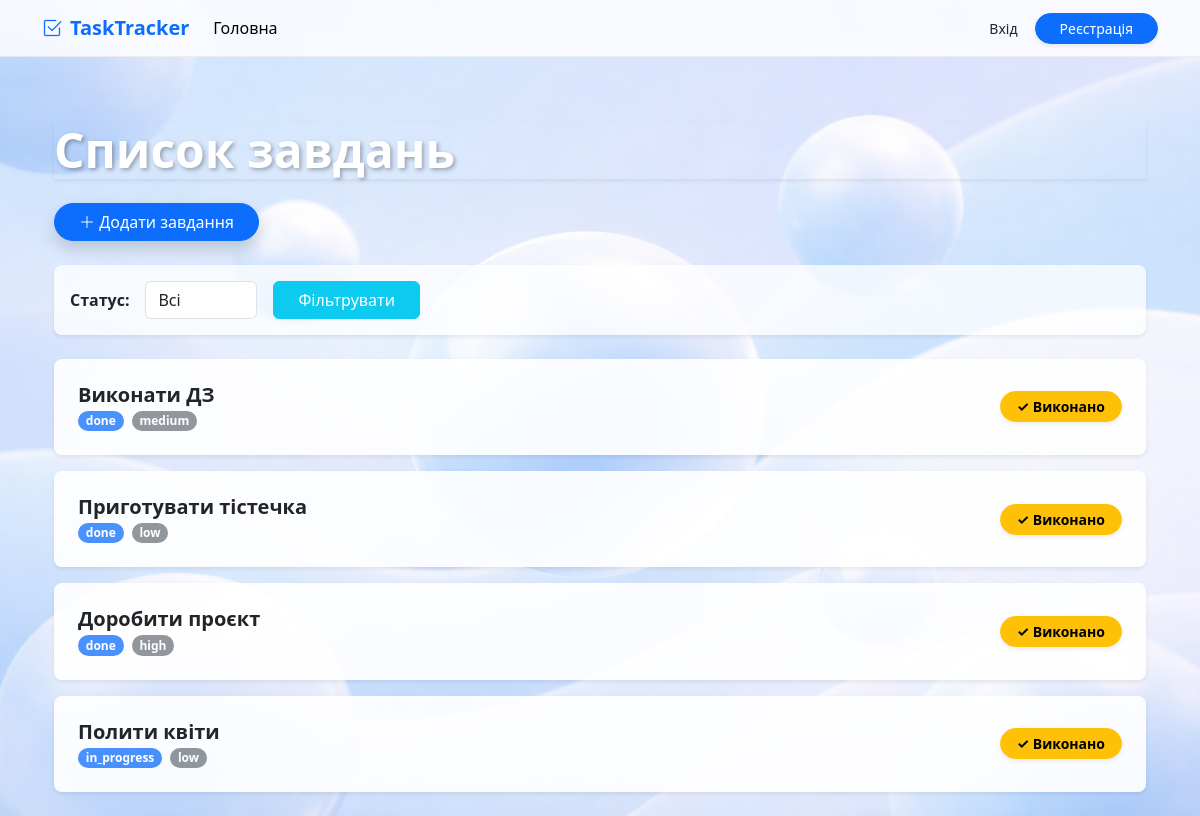
The page / on the database its author committed.
### tasks/models.py (models this page shows, shortened)
class Task(models.Model):
    STATUS_CHOICES = [
        ("todo", "To Do"),
        ("in_progress", "In Progress"),
        ("done", "Done"),
    ]
    PRIORITY_CHOICES = [
        ("low", "Low"),
        ("medium", "Medium"),
        ("high", "High"),
    ]
    title = models.CharField(max_length=256)
    description = models.TextField()
    status = models.CharField(max_length=20, choices=STATUS_CHOICES, default="todo")
    priority = models.CharField(max_length=20, choices=PRIORITY_CHOICES, default="medium")
    due_date = models.DateField(null=True, blank=True)
    creator = models.ForeignKey(User, on_delete=models.CASCADE, related_name="tasks")

### tasks/views.py (the view)
# urls.py: path("", TaskListView.as_view(), name="task-list"),
class TaskListView(ListView):
    model = models.Task
    context_object_name = "tasks"
    template_name = "tasks/tasks_list.html"
    def get_queryset(self):
        queryset = super().get_queryset()
        status = self.request.GET.get("status", "")
        if status:
            queryset = queryset.filter(status=status)
        return queryset
    def get_context_data(self, **kwargs):
        context = super().get_context_data(**kwargs)
        context["form"]=TaskFilterForm(self.request.GET)
        return context

### tasks/forms.py
class TaskFilterForm(forms.Form):
    STATUS_CHOICES = [
        ("", "Всі"),
        ("todo", "To Do"),
        ("in_progress", "In Progress"),
        ("done", "Done"),
    ]
    status = forms.ChoiceField(choices=STATUS_CHOICES, required=False, label="Статус")
    def __init__(self, *args, **kwargs):
        super(TaskFilterForm, self).__init__(*args, **kwargs)
        self.fields["status"].widget.attrs.update({"class": "form-control"})

### templates/tasks/task_list.html (shortened to what this page needs)
{% extends 'base.html' %}
{% block content %}
<div class="container mt-4">
    <div class="py-3">
        <h2 class="display-5 fw-bold text-white shadow-sm" style="text-shadow: 2px 2px 4px rgba(0,0,0,0.3);">
            Список завдань
        </h2>
    </div>
    <div class="d-flex justify-content-between align-items-center mb-4">
        <a href="{% url 'tasks:task-create'%}" class="btn btn-primary rounded-pill px-4 shadow">
            <i class="bi bi-plus-lg"></i> Додати завдання
        </a>
    </div>
    <div class="card bg-white bg-opacity-75 shadow-sm border-0 p-3 mb-4 rounded-3">
        <form method="get" class="row g-3 align-items-center">
            <div class="col-auto">
                <span class="fw-bold">{{ form.status.label_tag }}</span>
            </div>
            <div class="col-auto">
                {{ form.status }}
            </div>
            <div class="col-auto">
                <button type="submit" class="btn btn-info text-white px-4">Фільтрувати</button>
            </div>
        </form>
    </div>
    <div class="row g-3">
        {% for task in tasks %}
        <div class="col-12">
            <div class="card task-card border-0 shadow-sm rounded-3">
                <div class="card-body d-flex justify-content-between align-items-center p-4">
                    <div>
                        <a href="{% url 'tasks:task-detail' task.pk %}" class="h5 text-decoration-none text-dark fw-bold mb-1 d-block">
                            {{ task.title }}
                        </a>
                        <div class="d-flex gap-2">
                            <span class="badge bg-primary bg-opacity-75 rounded-pill">{{ task.status }}</span>
                            <span class="badge bg-secondary bg-opacity-75 rounded-pill">{{ task.priority }}</span>
                        </div>
                    </div>
                    <form action="{% url 'tasks:task-complete' task.pk %}" method="post" class="m-0">
                        <button type="submit" class="btn btn-warning btn-sm rounded-pill px-3 fw-bold shadow-sm">
                             ✓ Виконано
                        </button>
                    </form>
                </div>
            </div>
        </div>
        {% empty %}
        <div class="col-12 text-center py-5">
            <div class="card bg-white bg-opacity-50 p-4 border-0 rounded-4 text-dark">
                Завдань не знайдено.
            </div>
        </div>
        {% endfor %}
    </div>
</div>
{% endblock %}

### static/css/site.css (style rules this page uses)
html, body { height: 100%; margin: 0; }

### templates/tasks/task_list.html (style rules this page uses)
.task-card { background-color: rgba(255, 255, 255, 0.9); transition: all 0.3s ease; }

### rows shown on the page
Task: title "Виконати ДЗ", status "done", priority "medium"
Task: title "Приготувати тістечка", status "done", priority "low"
Task: title "Доробити проєкт", status "done", priority "high"
Task: title "Полити квіти", status "in_progress", priority "low"
